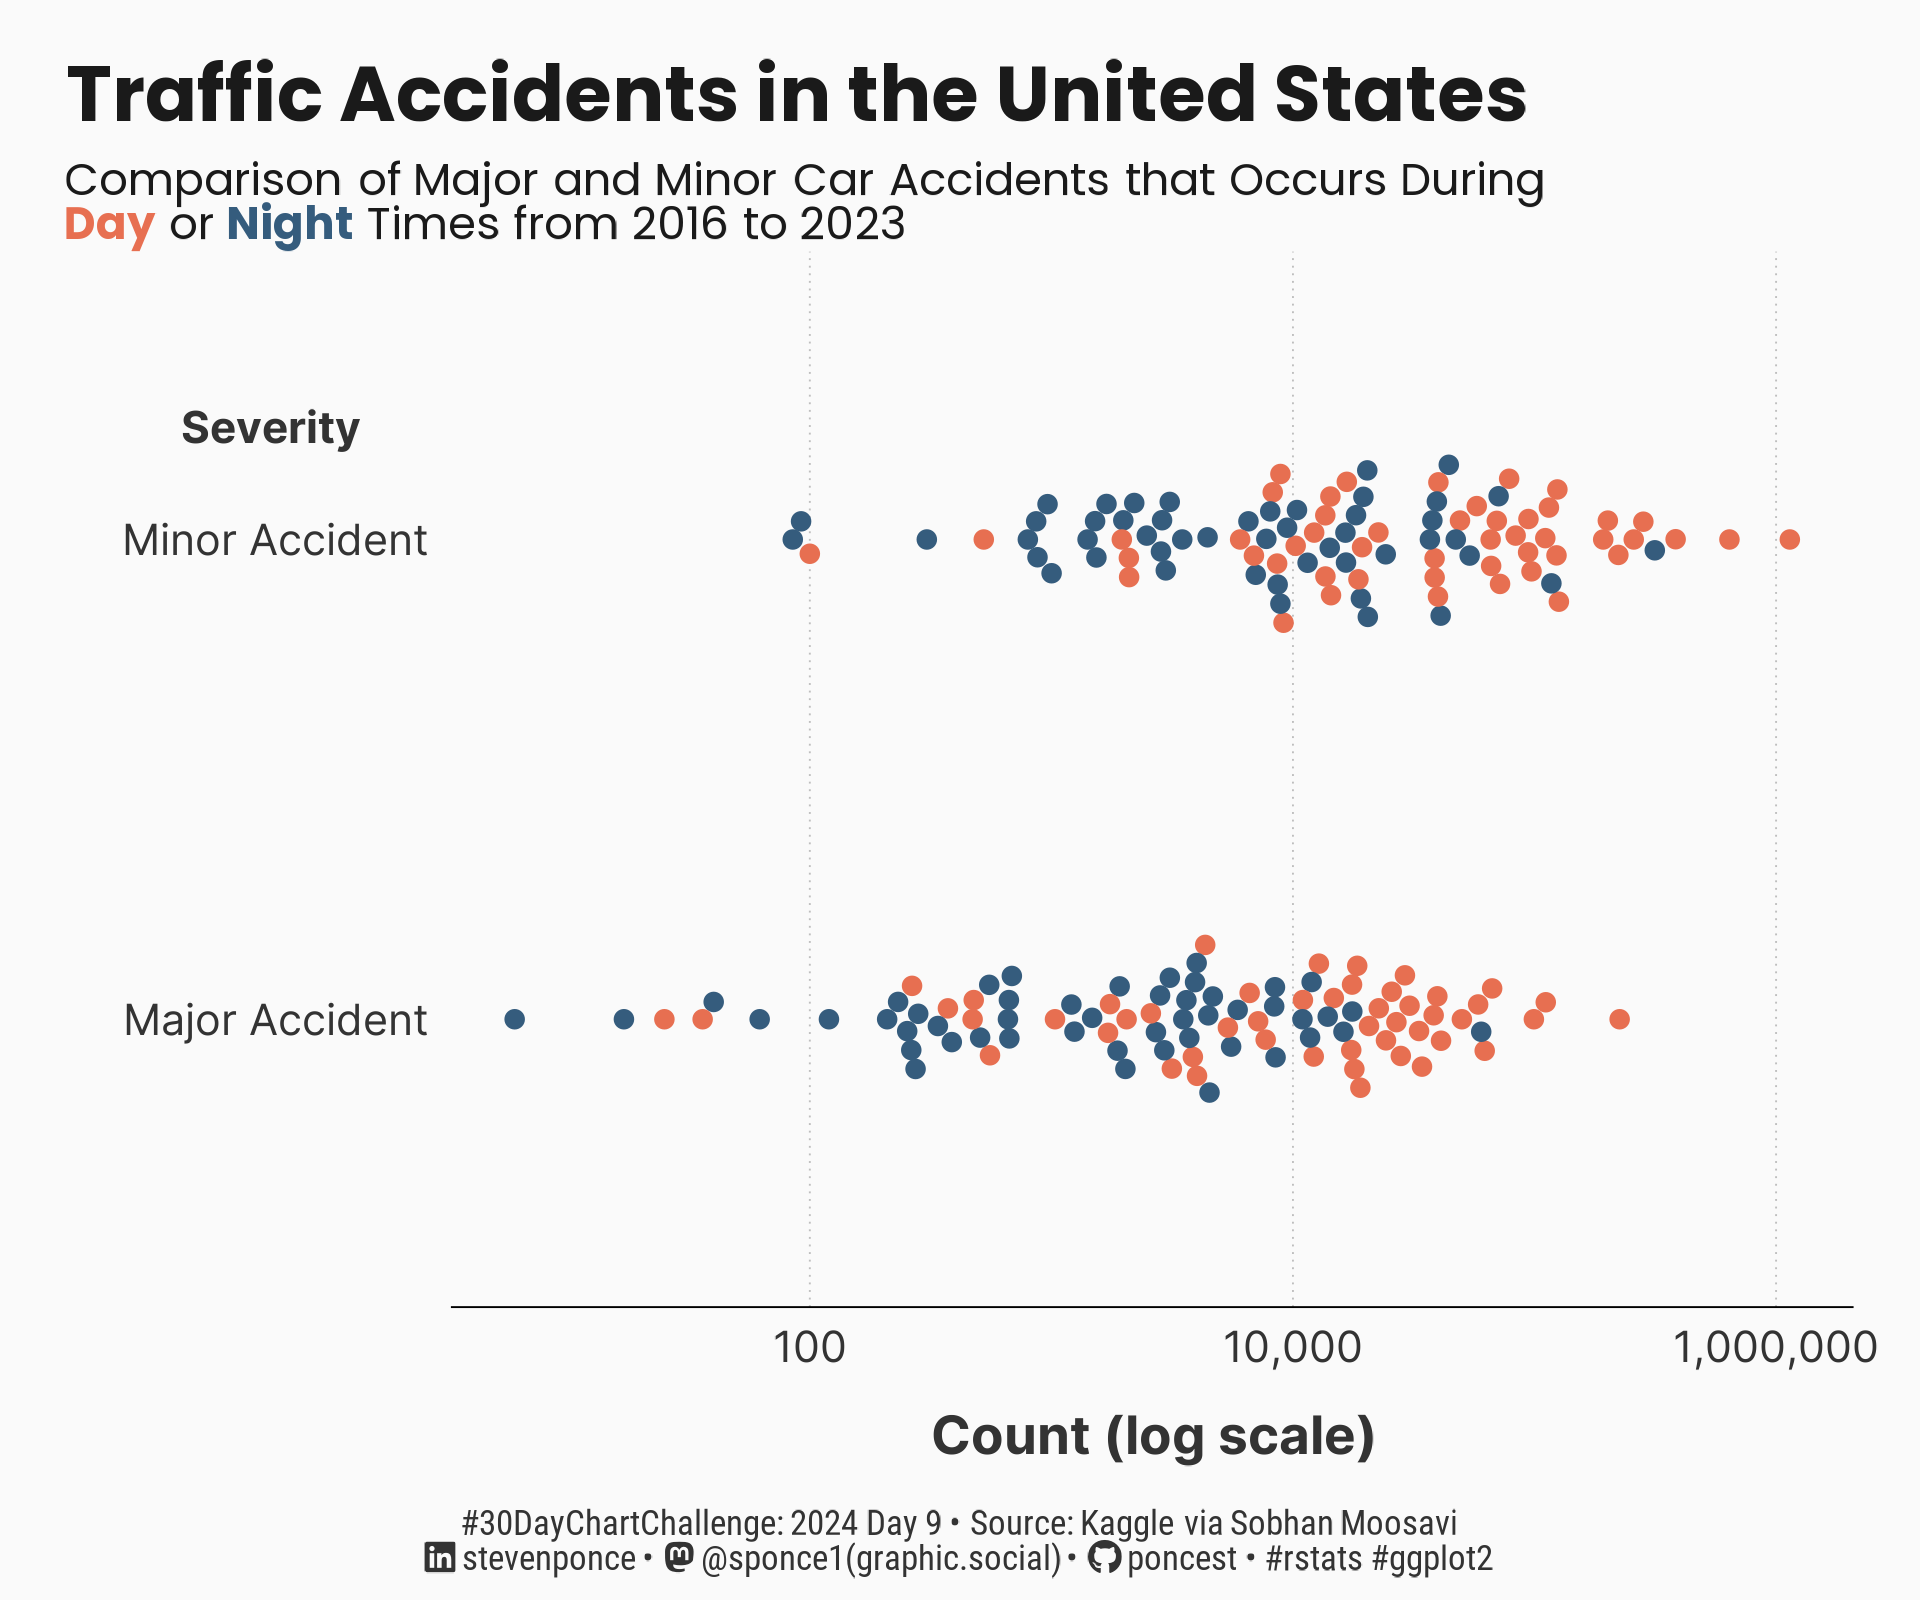

This figure's R source:

## Challenge: #30DayChartChallenge 2024 day 09
## Topic:     Distributions | major/minor
## Author:    Steven Ponce
## Date:      2024-04-09

## Data:      US Accidents (2016 - 2023) (via Sobhan Moosavi)
##            A Countrywide Traffic Accident Dataset (2016 - 2023)
## Link:      https://www.kaggle.com/datasets/sobhanmoosavi/us-accidents/data

## Citation:   
#' Sobhan Moosavi. (2023). US Accidents (2016 - 2023) [Data set]. 
#' Kaggle. https://doi.org/10.34740/KAGGLE/DS/199387


## 1. LOAD PACKAGES & SETUP ----  
pacman::p_load(
  tidyverse,   # Easily Install and Load the 'Tidyverse'
  ggtext,      # Improved Text Rendering Support for 'ggplot2'
  showtext,    # Using Fonts More Easily in R Graphs
  janitor,     # Simple Tools for Examining and Cleaning Dirty Data
  skimr,       # Compact and Flexible Summaries of Data
  scales,      # Scale Functions for Visualization
  lubridate,   # Make Dealing with Dates a Little Easier
  glue,        # Interpreted String Literals
  MetBrewer,   # Color Palettes Inspired by Works at the Metropolitan Museum of Art
  MoMAColors,  # Color Palettes Inspired by Artwork at the Museum of Modern Art in New York City
  ggbeeswarm,  # Categorical Scatter (Violin Point) Plots
  data.table   # Extension of `data.frame`
)


### |- figure size ---- 
camcorder::gg_record( 
  dir    = here::here("temp_plots"), 
  device = "png",
  width  = 6,
  height = 5,
  units  = "in",
  dpi    = 320)

### |- resolution ---- 
showtext_opts(dpi = 320, regular.wt = 300, bold.wt = 800)


## 2. READ IN THE DATA ----
raw_data <- data.table::fread(here::here("2024/data/US_Accidents_March23.csv")) |>
  clean_names() |>
  # Drop unwanted columns
  select(
    -c(end_time:street, zipcode),
    -c(airport_code:nautical_twilight),
  ) |>
  glimpse()


#' NOTE
#' If interested, download the data here: https://www.kaggle.com/datasets/sobhanmoosavi/us-accidents/data
#' File too big to push to GitHub.
#' 

## 3. EXAMINING THE DATA ----
glimpse(raw_data)
skim(raw_data)
colnames(raw_data)

raw_data |> count(state, sort = T)
raw_data |> count(severity, sort = T)



## 4. TIDYDATA ----

### |- Tidy ----

plot_data <- raw_data  |> 
  mutate(
    year = year(start_time),
    severity_scale = if_else(severity <= 2, "Minor Accident", "Major Accident")
  ) |>
  select(year, severity_scale, state, astronomical_twilight) |>
  filter(astronomical_twilight != "") |>
  count(severity_scale, state, astronomical_twilight, name = "count") |>
  arrange(desc(count))


# Housekeeping 
rm(raw_data)
gc()


# 5. VISUALIZATION ---- 

### |- plot aesthetics ---- 
bkg_col      <- '#fafafa'
title_col    <- "gray10"              
subtitle_col <- "gray20"   
caption_col  <- "gray20"  
text_col     <- "gray20"    
col_palette  <- c('Night' = '#355C7D', 'Day' = '#E76F51')


### |-  titles and caption ----
# icons
tt <- str_glue("#30DayChartChallenge: { 2024 } Day { 09 } &bull; Source: Kaggle via Sobhan Moosavi<br>")  
li <- str_glue("<span style='font-family:fa6-brands'>&#xf08c;</span>")  
gh <- str_glue("<span style='font-family:fa6-brands'>&#xf09b;</span>")
mn <- str_glue("<span style='font-family:fa6-brands'>&#xf4f6;</span>")

# text
title_text   <- str_glue("Traffic Accidents in the United States") 

day   <- str_glue("<span style='color:{ col_palette['Day'] }'>**Day**</span>")
night <- str_glue("<span style='color:{ col_palette['Night'] }'>**Night**</span>")

subtitle_text <- str_glue("Comparison of Major and Minor Car Accidents that Occurs During<br>
                          {day} or {night} Times from 2016 to 2023")

caption_text <- str_glue("{tt} {li} stevenponce &bull; {mn} @sponce1(graphic.social) &bull; {gh} poncest &bull; #rstats #ggplot2")

### |-  fonts ----
font_add('fa6-brands', 'fonts/6.4.2/Font Awesome 6 Brands-Regular-400.otf') 
font_add_google("Poppins", regular.wt = 400, family = "title")       
font_add_google("Poppins", family = "subtitle")  
font_add_google("Inter", regular.wt = 400, family = "text")        
font_add_google("Roboto Condensed", family = "caption")
showtext_auto(enable = TRUE)  

### |-  plot theme ----
theme_set(theme_minimal(base_size = 12, base_family = "text"))                

theme_update(
  plot.title.position   = "plot",
  plot.caption.position = "plot",
  legend.position       = "plot",
  plot.margin           = margin(t = 10, r = 15, b = 0, l = 15),
  plot.background       = element_rect(fill = bkg_col, color = bkg_col),
  panel.background      = element_rect(fill = bkg_col, color = bkg_col),
  axis.title.x          = element_text(margin = margin(10, 0, 0, 0), size = rel(1), color = text_col, family = "text", face = "bold"),
  axis.title.y          = element_text(margin = margin(0, 10, 0, 0), size = rel(1), color = text_col, family = "text", face = "bold"),
  axis.text             = element_text(size = rel(.8), color = text_col, family = "text"),
  axis.line.x           = element_line(color = "black", linewidth = .2),
  panel.grid.minor.y    = element_blank(),
  panel.grid.major.y    = element_blank(),
  panel.grid.minor.x    = element_blank(),
  panel.grid.major.x    = element_line(linetype = "dotted", linewidth = 0.2, color = "gray"),
)


### |-  final plot ----  

# Reference: https://github.com/eclarke/ggbeeswarm

plot_data |> 
  ggplot(aes(x = severity_scale, y = count, color = astronomical_twilight)) +
  
  # Geoms
  geom_beeswarm(cex = 2, size = 1.5) +
  annotate("text",
           x = "Minor Accident", y = 0, label = "Severity", vjust = -3, hjust = 1.5,
           size = 3.5, color = text_col, fontface = "bold", family = "text"
  ) +
  
  # Scales
  scale_x_discrete() +
  scale_y_log10(labels = comma) +
  scale_color_manual(values = col_palette) +
  coord_flip(clip = "off") +
  
  # Labs
  labs(
    x        = element_blank(),
    y        = "Count (log scale)",
    color    = "Astronomical Twilight",
    title    = title_text,
    subtitle = subtitle_text,
    caption  = caption_text,
  ) +
  
  # Theme
  theme(
    plot.title      = element_text(
      size          = rel(1.45),
      family        = "title",
      face          = "bold",
      color         = title_col,
      lineheight    = 1.1,
      margin        = margin(t = 5, b = 5)
    ),
    plot.subtitle   = element_markdown(
      size          = rel(.85), 
      family        = 'subtitle',
      color         = title_col,
      lineheight    = 0.85, 
      margin        = margin(t = 0, b = 0)
    ),
    plot.caption    = element_markdown(
      size          = rel(.65),
      family        = "caption",
      color         = caption_col,
      lineheight    = 0.65,
      hjust         = 0.5,
      halign        = 0.5,
      margin        = margin(t = 10, b = 5)
    ),
  )


# 6. SESSION INFO ----  
sessioninfo::session_info(include_base = TRUE) 

# ─ Session info ────────────────────────────────────────────────────────────────
# setting  value
# version  R version 4.3.3 (2024-02-29 ucrt)
# os       Windows 10 x64 (build 19045)
# system   x86_64, mingw32
# ui       RStudio
# language (EN)
# collate  English_United States.utf8
# ctype    English_United States.utf8
# tz       America/New_York
# date     2024-04-07
# rstudio  2023.12.1+402 Ocean Storm (desktop)
# pandoc   NA
# 
# ─ Packages ────────────────────────────────────────────────────────────────────
# ! package     * version    date (UTC) lib source
# base        * 4.3.3      2024-02-29 [2] local
# P base64enc     0.1-3      2015-07-28 [?] CRAN (R 4.3.0)
# P beeswarm      0.4.0      2021-06-01 [?] CRAN (R 4.3.1)
# P camcorder     0.1.0      2022-10-03 [?] CRAN (R 4.3.0)
# cli           3.6.2      2023-12-11 [1] CRAN (R 4.3.3)
# P colorspace    2.1-0      2023-01-23 [?] CRAN (R 4.3.0)
# P commonmark    1.9.0      2023-03-17 [?] CRAN (R 4.3.0)
# P compiler      4.3.3      2024-02-29 [?] local
# cowplot       1.1.3      2024-01-22 [1] CRAN (R 4.3.3)
# P curl          5.2.0      2023-12-08 [?] RSPM (R 4.3.0)
# P data.table  * 1.15.4     2024-03-30 [?] CRAN (R 4.3.3)
# P datasets    * 4.3.3      2024-02-29 [?] local
# P digest        0.6.33     2023-07-07 [?] CRAN (R 4.3.1)
# P dplyr       * 1.1.4      2023-11-17 [?] RSPM (R 4.3.0)
# P fansi         1.0.6      2023-12-08 [?] RSPM (R 4.3.0)
# P farver        2.1.1      2022-07-06 [?] CRAN (R 4.3.0)
# P fastmap       1.1.1      2023-02-24 [?] CRAN (R 4.3.0)
# P forcats     * 1.0.0      2023-01-29 [?] CRAN (R 4.3.0)
# P generics      0.1.3      2022-07-05 [?] CRAN (R 4.3.0)
# P ggbeeswarm  * 0.7.2      2023-04-29 [?] CRAN (R 4.3.3)
# P ggplot2     * 3.5.0      2024-02-23 [?] CRAN (R 4.3.2)
# ggstream      0.1.0      2021-05-06 [1] CRAN (R 4.3.3)
# P ggtext      * 0.1.2      2022-09-16 [?] CRAN (R 4.3.0)
# P gifski        1.12.0-2   2023-08-12 [?] CRAN (R 4.3.1)
# P glue        * 1.7.0      2024-01-09 [?] CRAN (R 4.3.2)
# P graphics    * 4.3.3      2024-02-29 [?] local
# P grDevices   * 4.3.3      2024-02-29 [?] local
# P grid          4.3.3      2024-02-29 [?] local
# P gridtext      0.1.5      2022-09-16 [?] CRAN (R 4.3.0)
# P gtable        0.3.4      2023-08-21 [?] CRAN (R 4.3.1)
# P here          1.0.1      2020-12-13 [?] CRAN (R 4.3.0)
# P hms           1.1.3      2023-03-21 [?] CRAN (R 4.3.0)
# P htmltools     0.5.7      2023-11-03 [?] RSPM (R 4.3.0)
# P janitor     * 2.2.0      2023-02-02 [?] CRAN (R 4.3.0)
# P jsonlite      1.8.8      2023-12-04 [?] RSPM (R 4.3.0)
# P knitr         1.45       2023-10-30 [?] RSPM (R 4.3.0)
# P lifecycle     1.0.4      2023-11-07 [?] CRAN (R 4.3.2)
# P lubridate   * 1.9.3      2023-09-27 [?] RSPM (R 4.3.0)
# P magick        2.8.3      2024-02-18 [?] CRAN (R 4.3.3)
# P magrittr      2.0.3      2022-03-30 [?] CRAN (R 4.3.0)
# P markdown      1.12       2023-12-06 [?] CRAN (R 4.3.2)
# P MetBrewer   * 0.2.0      2022-03-21 [?] CRAN (R 4.3.1)
# P methods     * 4.3.3      2024-02-29 [?] local
# MoMAColors  * 0.0.0.9000 2024-03-31 [1] Github (BlakeRMills/MoMAColors@6f5d75d)
# P munsell       0.5.0      2018-06-12 [?] CRAN (R 4.3.0)
# P pacman        0.5.1      2019-03-11 [?] CRAN (R 4.3.0)
# P pillar        1.9.0      2023-03-22 [?] CRAN (R 4.3.0)
# P pkgconfig     2.0.3      2019-09-22 [?] CRAN (R 4.3.0)
# P purrr       * 1.0.2      2023-08-10 [?] CRAN (R 4.3.1)
# P R6            2.5.1      2021-08-19 [?] CRAN (R 4.3.0)
# P ragg          1.2.7      2023-12-11 [?] RSPM (R 4.3.0)
# Rcpp          1.0.12     2024-01-09 [1] CRAN (R 4.3.3)
# P readr       * 2.1.5      2024-01-10 [?] CRAN (R 4.3.2)
# renv          1.0.5      2024-02-29 [1] CRAN (R 4.3.3)
# P repr          1.1.6      2023-01-26 [?] CRAN (R 4.3.0)
# P rlang         1.1.3      2024-01-10 [?] CRAN (R 4.3.2)
# P rprojroot     2.0.4      2023-11-05 [?] RSPM (R 4.3.0)
# P rstudioapi    0.15.0     2023-07-07 [?] CRAN (R 4.3.1)
# P rsvg          2.6.0      2023-10-08 [?] RSPM (R 4.3.0)
# P scales      * 1.3.0      2023-11-28 [?] CRAN (R 4.3.2)
# P sessioninfo   1.2.2      2021-12-06 [?] CRAN (R 4.3.0)
# P showtext    * 0.9-7      2024-03-02 [?] CRAN (R 4.3.3)
# P showtextdb  * 3.0        2020-06-04 [?] CRAN (R 4.3.0)
# P skimr       * 2.1.5      2022-12-23 [?] CRAN (R 4.3.0)
# P snakecase     0.11.1     2023-08-27 [?] CRAN (R 4.3.1)
# P stats       * 4.3.3      2024-02-29 [?] local
# P stringi       1.8.3      2023-12-11 [?] RSPM (R 4.3.0)
# P stringr     * 1.5.1      2023-11-14 [?] RSPM (R 4.3.0)
# P svglite       2.1.1      2023-01-10 [?] CRAN (R 4.3.0)
# P sysfonts    * 0.8.9      2024-03-02 [?] CRAN (R 4.3.3)
# P systemfonts   1.0.5      2023-10-09 [?] RSPM (R 4.3.0)
# P textshaping   0.3.6      2021-10-13 [?] CRAN (R 4.3.0)
# P tibble      * 3.2.1      2023-03-20 [?] CRAN (R 4.3.0)
# P tidyr       * 1.3.1      2024-01-24 [?] CRAN (R 4.3.2)
# tidyselect    1.2.1      2024-03-11 [1] CRAN (R 4.3.3)
# P tidyverse   * 2.0.0      2023-02-22 [?] CRAN (R 4.3.0)
# P timechange    0.2.0      2023-01-11 [?] CRAN (R 4.3.0)
# P tools         4.3.3      2024-02-29 [?] local
# P tzdb          0.4.0      2023-05-12 [?] CRAN (R 4.3.0)
# P utf8          1.2.4      2023-10-22 [?] CRAN (R 4.3.2)
# P utils       * 4.3.3      2024-02-29 [?] local
# P vctrs         0.6.5      2023-12-01 [?] CRAN (R 4.3.2)
# P vipor         0.4.7      2023-12-18 [?] CRAN (R 4.3.3)
# P withr         3.0.0      2024-01-16 [?] CRAN (R 4.3.2)
# P xfun          0.41       2023-11-01 [?] CRAN (R 4.3.2)
# P xml2          1.3.6      2023-12-04 [?] RSPM (R 4.3.0)
# 
# [1] C:/Users/poncest/OneDrive - Bristol Myers Squibb/RStudio/_CHALLENGES/30DayChartChallenge/renv/library/R-4.3/x86_64-w64-mingw32
# [2] C:/Users/poncest/AppData/Local/R/cache/R/renv/sandbox/R-4.3/x86_64-w64-mingw32/07866f9d
# 
# P ── Loaded and on-disk path mismatch.
# 
# ───────────────────────────────────────────────────────────────────────────────
# > 
